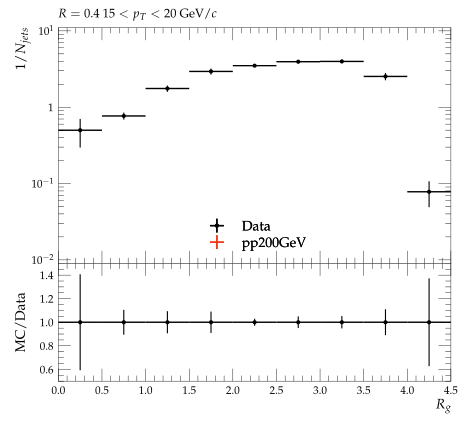

Python code for this plot:
#! /usr/bin/env python3

# This Python script was auto-generated using YODA v2.1.0.
# Analysis object: /STAR_2020_I1783875/d09-x01-y01
# Timestamp: 07-10-2025 (17:32:21)

import matplotlib as mpl
import matplotlib.pyplot as plt
mpl.use('Agg') # comment out for interactive use
import os
import numpy as np
from numpy import nan, inf

plotDir = os.path.split(os.path.realpath(__file__))[0]
if 'YODA_USER_PLOT_PATH' in globals():
    plot_outdir = globals()['YODA_USER_PLOT_PATH']
else:
    plot_outdir = plotDir

#plot style
plt.style.use(os.path.join(plotDir, '../default.mplstyle'))
# plot metadata
figW, figH = plt.rcParams['figure.figsize']
ax_xLabel = r'$R_{g}$'
ax_yLabel = r'$1/N_{jets}$'
ax_title  = r'$R=0.4 ~ 15 < p_{T} < 20$ GeV/$c$'
ax_xScale = 'linear'
ax_yScale = 'log'
xLims = (0.0, 4.5)
yLims = (0.009000000000000001, 11.0)

# TeX-friendly labels for the legend
labels = {
    'legend' : ([ r"Data", r"pp200GeV" ], r""),
}

# Adjust canvas width and height
canvasW = 10.0
canvasH = 9.0
figW *= canvasW/10.
figH *= canvasH/9.

# Create figure and axis objects
fig, (ax, ratio0_ax) = plt.subplots(2, 1, sharex=True,
                  figsize=(figW,figH), gridspec_kw={'height_ratios': (6.0, 3.0)})

# Set figure margins
plt.subplots_adjust(
    left   = 1.0 * plt.rcParams['figure.subplot.left'],
    right  = 1.0 * plt.rcParams['figure.subplot.right'],
    top    = 1.0 * plt.rcParams['figure.subplot.top'],
    bottom = 1.0 * plt.rcParams['figure.subplot.bottom'])

ratio0_ax.yaxis.set_major_locator(mpl.ticker.MultipleLocator(0.2))
ratio0_ax.set_ylim(0.5, 1.4999)
ratio0_ax.set_ylabel('MC/Data')

# the numerical data is stored in a separate file
dataf = dict()
prefix = os.path.split(__file__)[0]
if prefix:    prefix = prefix + '/'
exec(open(prefix+'d09-x01-y01__data.py').read(), dataf)


legend_handles = dict() # keep track of handles for the legend

# style options for curves
# starts at zorder>=5 to draw curve on top of legend
styles = {
  'Data': {
    'color' : 'black',
    'linestyle' : '-',
    'linewidth' : 1,
    'marker' : 'o',
    'markersize' : 2,
    'capsize' : 0.0,
    'zorder' : 5,
    'histstyle' : 0,
    'drawstyle' : 'steps-pre',
    'xerrorbars' : 1,
    'yerrorbars' : 1,
    'fillcolor' : None,
    'fillopacity' : 1.0,
    'ratio0_linestyle' : '-',
    'ratio0_linewidth' : 1,
    'ratio0_marker' : 'o',
    'ratio0_markersize' : 2,
    'ratio0_capsize' : 0.0,
    'ratio0_zorder' : 5,
    'ratio0_histstyle' : 0,
    'ratio0_drawstyle' : 'steps-pre',
    'ratio0_xerrorbars' : 1,
    'ratio0_yerrorbars' : 1,
  },
  'pp200GeV.yoda': {
    'color' : '#EE3311',
    'linestyle' : '-',
    'linewidth' : 1,
    'marker' : 'none',
    'markersize' : 2,
    'capsize' : 0.0,
    'zorder' : 6,
    'histstyle' : 1,
    'drawstyle' : 'steps-pre',
    'xerrorbars' : 1,
    'yerrorbars' : 1,
    'fillcolor' : None,
    'fillopacity' : 1.0,
    'ratio0_linestyle' : '-',
    'ratio0_linewidth' : 1,
    'ratio0_marker' : 'none',
    'ratio0_markersize' : 2,
    'ratio0_capsize' : 0.0,
    'ratio0_zorder' : 6,
    'ratio0_histstyle' : 1,
    'ratio0_drawstyle' : 'steps-pre',
    'ratio0_xerrorbars' : 1,
    'ratio0_yerrorbars' : 1,
  },
}

# curve from input yoda files in main panel
for label, yvals in dataf['yvals'].items():
    if all(np.isnan(v) for v in dataf['yvals'][label]):
        continue
    tmp = None
    if styles[label]['histstyle']: # draw as histogram
        xpos = dataf['xedges'][label] if styles[label]['drawstyle'] else dataf['xpoints'][label]
        ypos = np.insert(yvals, 0, yvals[0]) if styles[label]['drawstyle'] else yvals
        if styles[label]['fillcolor']: # fill area below curve
            ax.fill_between(xpos, ypos, step='pre',
                            color=styles[label]['fillcolor'],
                            alpha=styles[label]['fillopacity'])
        tmp, = ax.plot(xpos, ypos,
                       color=styles[label]['color'],
                       linestyle=styles[label]['linestyle'],
                       linewidth=styles[label]['linewidth'],
                       drawstyle=styles[label]['drawstyle'], solid_joinstyle='miter',
                       zorder=styles[label]['zorder'], label=label)
    tmp = ax.errorbar(dataf['xpoints'][label], yvals,
                      xerr=np.array(dataf['xerrs'][label])*styles[label]['xerrorbars'],
                      yerr=np.array(dataf['yerrs'][label])*styles[label]['yerrorbars'],
                      fmt=styles[label]['marker'], capsize=styles[label]['capsize'],
                      markersize=styles[label]['markersize'],
                      ecolor=styles[label]['color'],
                      color=styles[label]['color'], zorder=styles[label]['zorder'])
    tmp[-1][0].set_linestyle(styles[label]['linestyle'])
    tmp[-1][0].set_linewidth(styles[label]['linewidth'])
    if label in dataf['add_legend_handle']:  legend_handles[label] = tmp
    for varLabel in dataf['variation_yvals'].keys():
        if varLabel.startswith(label):
            tmp, = ax.plot(dataf['xedges'][label], dataf['variation_yvals'][varLabel],
                           color=styles[label]['color'],
                           linestyle=styles[label]['linestyle'],
                           linewidth=styles[label]['linewidth'],
                           drawstyle='steps-pre', solid_joinstyle='miter',
                           zorder=styles[label]['zorder'], alpha=0.5)


# plots on ratio panel
# curve from input yoda files in ratio panel
for label, yvals in dataf['ratio0_yvals'].items():
    if all(np.isnan(v) for v in yvals):
        continue
    if styles[label]['ratio0_histstyle']: # plot as histogram
        xpos = dataf['xedges']['Data'] if styles[label]['ratio0_drawstyle'] else dataf['xpoints']['Data']
        ypos = np.insert(yvals, 0, yvals[0]) if styles[label]['ratio0_drawstyle'] else yvals
        ratio0_ax.plot(xpos, ypos,
                       color=styles[label]['color'],
                       linewidth=styles[label]['linewidth'],
                       linestyle=styles[label]['ratio0_linestyle'],
                       drawstyle=styles[label]['ratio0_drawstyle'], zorder=styles[label]['zorder'],
                       solid_joinstyle='miter')
    tmp = ratio0_ax.errorbar(dataf['xpoints']['Data'], yvals,
                             xerr=np.array(dataf['ref_xerrs'])*styles[label]['ratio0_xerrorbars'],
                             yerr=np.array(dataf['ratio0_yerrs'][label])*styles[label]['ratio0_yerrorbars'],
                             fmt=styles[label]['ratio0_marker'], capsize=styles[label]['ratio0_capsize'],
                             markersize=styles[label]['ratio0_markersize'],
                             ecolor=styles[label]['color'],
                             color=styles[label]['color'])
    tmp[-1][0].set_linestyle(styles[label]['ratio0_linestyle'])
    tmp[-1][0].set_linewidth(styles[label]['ratio0_linewidth'])

    for varlabel in dataf['ratio0_variation_vals'].keys():
        if varlabel.startswith(label):
            ratio0_ax.plot(dataf['xedges']['Data'],
                            dataf['ratio0_variation_vals'][varlabel],
                            color=styles[label]['color'],
                            linestyle=styles[label]['linestyle'],
                            linewidth=styles[label]['linewidth'],
                            drawstyle='steps-pre', solid_joinstyle='miter',
                            zorder=1, alpha=0.5)

legend_items = list(legend_handles.values())
ax.add_artist(ax.legend(legend_items,
                        labels['legend'][0],
                        title=labels['legend'][1],
                        alignment='left',
                        loc='lower center',
                        bbox_to_anchor=(0.5, 0.0)))

# set plot metadata as defined above
ratio0_ax.set_xlabel(ax_xLabel)
ratio0_ax.xaxis.set_label_coords(1., -0.15)
ax.set_ylabel(ax_yLabel, ha='right', va='top')
ax.yaxis.set_label_coords(-0.11, 1.0)
ax.set_title(ax_title, loc='left')
ax.set_xscale(ax_xScale)
ax.set_yscale(ax_yScale)
ax.set_xlim(xLims)
ax.set_ylim(yLims)

# tick formatting
plt.rcParams['xtick.top'] = True
plt.rcParams['ytick.right'] = True
ax.yaxis.set_major_locator(mpl.ticker.LogLocator(base=10.0, numticks=np.inf))
ax.yaxis.set_minor_locator(mpl.ticker.LogLocator(
                           base=10.0, subs=np.arange(0.1, 1, 0.1), numticks=np.inf))
fig.align_ylabels((ax, ratio0_ax))
plt.savefig(os.path.join(plot_outdir, 'd09-x01-y01.pdf'), format='PDF')
plt.savefig(os.path.join(plot_outdir, 'd09-x01-y01.png'), format='PNG')

plt.close(fig)
